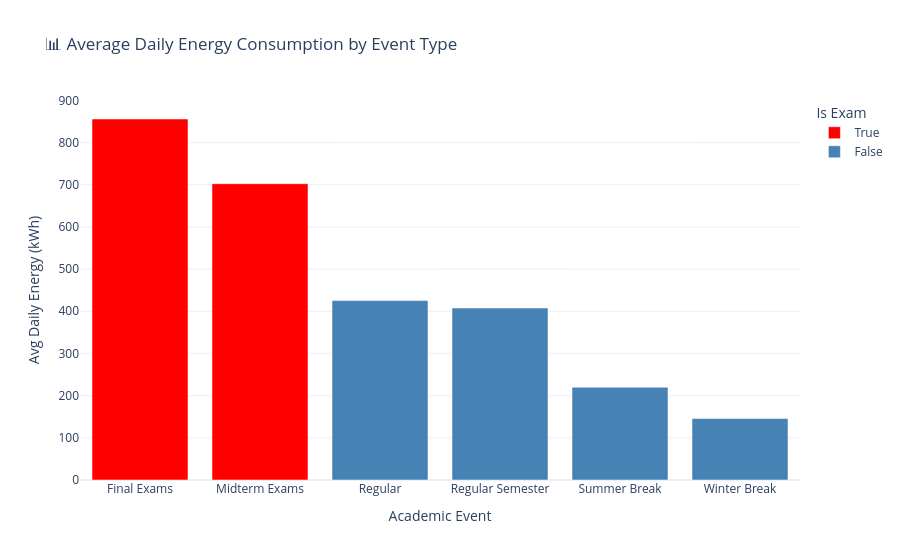

Notebook source saved alongside this figure:
### Code cell
# Energy consumption by event type - Bar chart
fig_bar = px.bar(
    event_aggregation.reset_index(),
    x='event',
    y='Avg Daily (kWh)',
    color='Is Exam',
    color_discrete_map={True: 'red', False: 'steelblue'},
    title=' Average Daily Energy Consumption by Event Type',
    labels={'event': 'Academic Event', 'Avg Daily (kWh)': 'Avg Daily Energy (kWh)'}
)

fig_bar.update_layout(template='plotly_white', showlegend=True)
fig_bar.show()

### Figure 1 — Plotly figure (JSON) as saved in the notebook; plotly's stock layout.template omitted (floating-point values rounded to 4 significant figures)
{"data": [{"hovertemplate": "Is Exam=True<br>Academic Event=%{x}<br>Avg Daily Energy (kWh)=%{y}<extra></extra>", "legendgroup": "True", "marker": {"color": "red", "pattern": {"shape": ""}}, "name": "True", "orientation": "v", "showlegend": true, "textposition": "auto", "type": "bar", "x": ["Final Exams", "Midterm Exams"], "xaxis": "x", "y": [855.9, 702.5], "yaxis": "y"}, {"hovertemplate": "Is Exam=False<br>Academic Event=%{x}<br>Avg Daily Energy (kWh)=%{y}<extra></extra>", "legendgroup": "False", "marker": {"color": "steelblue", "pattern": {"shape": ""}}, "name": "False", "orientation": "v", "showlegend": true, "textposition": "auto", "type": "bar", "x": ["Regular", "Regular Semester", "Summer Break", "Winter Break"], "xaxis": "x", "y": [425.3, 407.9, 219.9, 145.7], "yaxis": "y"}], "layout": {"barmode": "relative", "legend": {"title": {"text": "Is Exam"}, "tracegroupgap": 0}, "showlegend": true, "title": {"text": "📊 Average Daily Energy Consumption by Event Type"}, "xaxis": {"anchor": "y", "domain": [0, 1], "title": {"text": "Academic Event"}}, "yaxis": {"anchor": "x", "domain": [0, 1], "title": {"text": "Avg Daily Energy (kWh)"}}}}
